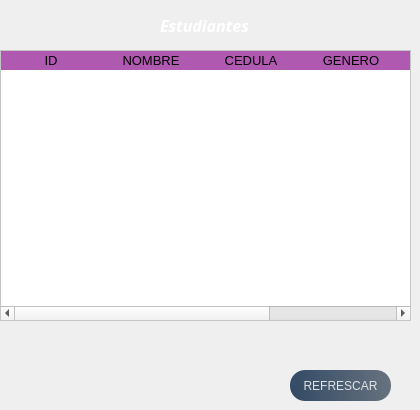
    <widget class="QWidget" name="page_database">
     <widget class="QLabel" name="label_4">
      <property name="geometry">
       <rect>
        <x>160</x>
        <y>10</y>
        <width>101</width>
        <height>31</height>
       </rect>
      </property>
      <property name="font">
       <font>
        <family>Tourney ExtraBold</family>
        <pointsize>12</pointsize>
        <weight>75</weight>
        <italic>true</italic>
        <bold>true</bold>
       </font>
      </property>
      <property name="styleSheet">
       <string notr="true">color:white;</string>
      </property>
      <property name="text">
       <string>Estudiantes</string>
      </property>
     </widget>
     <widget class="QPushButton" name="bt_refrescar">
      <property name="geometry">
       <rect>
        <x>290</x>
        <y>370</y>
        <width>101</width>
        <height>31</height>
       </rect>
      </property>
      <property name="styleSheet">
       <string notr="true">QPushButton{
color:rgba(255,255,255,210);
border-radius:15px;
background-color: qlineargradient(spread:pad, x1:0, y1:0.505682 , x2:1 , y2:0.477,stop:0 rgba(20,47,78,219), stop:1 rgba(85,98,112,226));
}
QPushButton:hover{

color:rgba(255,255,255,210);
background-color: qlineargradient(spread:pad, x1:0, y1:0.505682 , x2:1 , y2:0.477,stop:0 rgba(123, 104, 238,230), stop:1 rgba(85,98,112,226));


}</string>
      </property>
      <property name="text">
       <string>REFRESCAR</string>
      </property>
      <property name="icon">
       <iconset>
        <normaloff>nueva-base-de-datos.png</normaloff>nueva-base-de-datos.png</iconset>
      </property>
      <property name="iconSize">
       <size>
        <width>24</width>
        <height>20</height>
       </size>
      </property>
     </widget>
     <widget class="QTableWidget" name="tabla_estudiantes">
      <property name="geometry">
       <rect>
        <x>0</x>
        <y>50</y>
        <width>411</width>
        <height>271</height>
       </rect>
      </property>
      <property name="styleSheet">
       <string notr="true">QTableWidget{
background-color:rgba(255,255,255);
gridline-color:black;
color: rgb(0,0,0);
color: #000000;
}
QHeaderView::section{
background-color: #b059b1;
border: 1 px solid rgb(0,0,0);
font-size:13px;
}
</string>
      </property>
      <column>
       <property name="text">
        <string>ID</string>
       </property>
      </column>
      <column>
       <property name="text">
        <string>NOMBRE</string>
       </property>
      </column>
      <column>
       <property name="text">
        <string>CEDULA</string>
       </property>
      </column>
      <column>
       <property name="text">
        <string>GENERO</string>
       </property>
      </column>
      <column>
       <property name="text">
        <string>CARRERA</string>
       </property>
      </column>
      <column>
       <property name="text">
        <string>CIUDAD</string>
       </property>
      </column>
     </widget>
    </widget>
